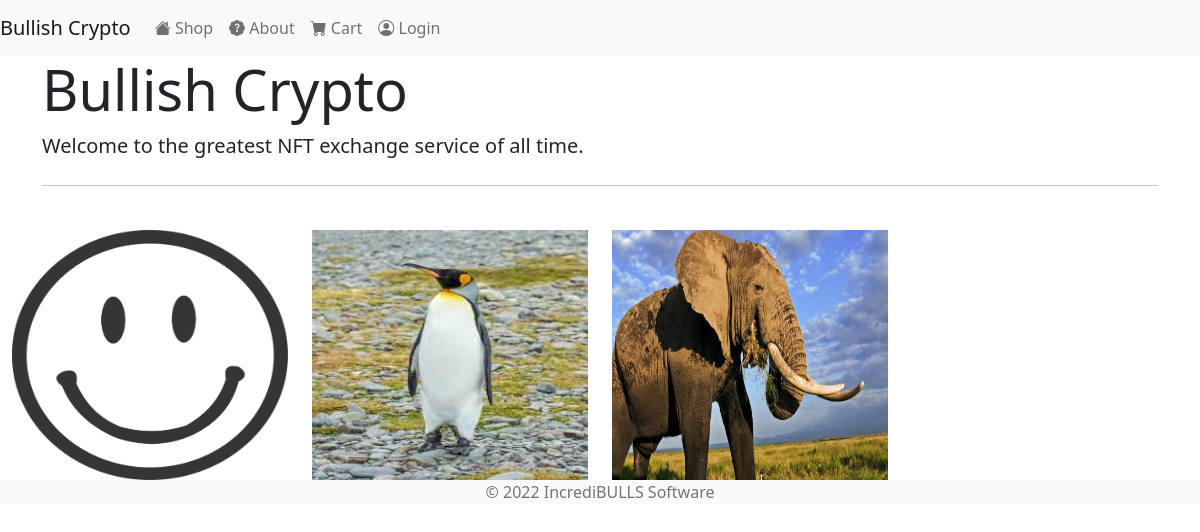
/shop/, run on an earlier commit of the app's database.
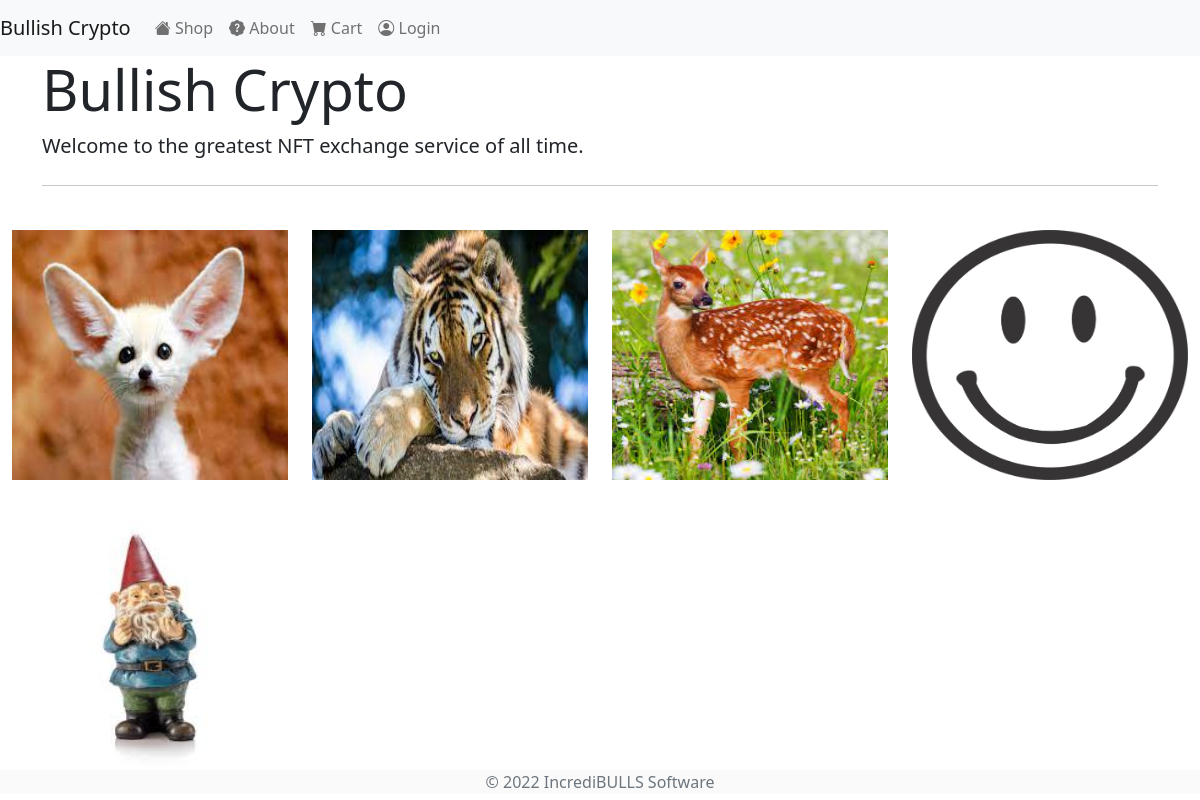
And on a later commit of the database.
### honeypot_project/shop/models.py (models this page shows)
class Product(models.Model):
    name = models.CharField(max_length=20)
    image = models.ImageField(upload_to = "static/images")
    price = models.CharField(max_length=20, default="100 ETH")
    description = models.CharField(max_length=300,default="default description")
    mintdate = models.DateField(default=datetime.now,blank=True)

### honeypot_project/shop/views.py (the view, shortened to what this page needs)
# urls.py: path('', views.shop, name='shop'),
def shop(request):
    product_list = Product.objects.all()
    template = loader.get_template('index.html')
    context = {'product_list': product_list,}
    request.META["REMOTE_ADDR"]
    return HttpResponse(template.render(context, request))

### templates/index.html (shortened to what this page needs)
<!DOCTYPE html>
<html>
<head>
	{%load static%}
	<link rel="stylesheet" type="text/css" href="{%static 'css/bootstrap.css'%}">
	<link rel="stylesheet" type="text/css" href="{%static 'css/style.css'%}">
	<link rel="stylesheet" href="https://cdn.jsdelivr.net/npm/bootstrap-icons@1.3.0/font/bootstrap-icons.css">
</head>
<body>
	<nav class="navbar navbar-expand-lg navbar-light bg-light">
		<a class="navbar-brand" href="#">Bullish Crypto</a>
		<div class="collapse navbar-collapse" id="navbarNav">
			<ul class="navbar-nav">
				<li class="nav-item active">
					<form action="/shop/" method="POST">
						<button style=" --bs-bg-opacity: 1;background-color: rgba(var(--bs-light-rgb), var(--bs-bg-opacity)) !important;border:none;" class="nav-link">	<i class="bi bi-house-fill"></i> Shop
						</button>
						</form>
				</li>
				<li class="nav-item">
					<a class="nav-link" href="/aboutus">
						<i class="bi bi-patch-question-fill"></i> About
					</a>
				</li>
			</ul>
			<ul class="navbar-nav ml-auto">
				<li class="nav-item">
					<a class="nav-link" href="/shop/shoppingcart">
						<i class="bi bi-cart-fill"></i> Cart
					</a>
				</li>
				{% if user.is_authenticated %}
				<li class="nav-item">
					<a class="nav-link">
						<i class="bi bi-person-circle"></i> {{user.username}}
					</a>
				</li>
				<li class="nav-item">
					<a class="nav-link" href="/logout/">
						<i class="bi bi-x-octagon-fill"></i> Logout
					</a>
				</li>
				{% else %}
				<li class="nav-item">
					<a class="nav-link" href="/login">
						<i class="bi bi-person-circle"></i> Login
					</a>
				</li>
				{%endif%}
			</ul>
		</div>
	</nav>
	<div class="jumbotron jumbotron-fluid">
		<div class="container">
			<h1 class="display-4">Bullish Crypto</h1>
			<p class="lead">Welcome to the greatest NFT exchange service of all time.</p>
			<hr class="my-4">
		</div>
	</div>
{% for product in product_list%}
{% if forloop.counter == 1  %}
<div class="container-fluid">
	<div class="row top-buffer">
{%endif%}
<div class="col-md-3 text-center top-buffer">
	<img  class="img-fluid" src="/{{product.image}}" data-toggle="modal" data-target="#{{product.name}}" style="width:300px;height:250px;">
</div>
{% if forloop.counter|divisibleby:4%}
	</div>
</div>
<div class="container-fluid">
	<div class="row top-buffer">
{%endif%}
{% endfor %}
</body>
	<footer class="footer">
		<div class="container">
			<div class="text-muted text-center">&copy; 2022 IncrediBULLS Software</div>
		</div>
	</footer>
</html>

### static/css/style.css (style rules this page uses)
.img-fluid { width: auto; height: auto; align-content: center; }
.navbar .navbar-nav { float: none; text-align: center; vertical-align: top; }
.navbar .navbar-collapse { text-align: center; }
.footer { position: sticky; bottom: 0; width: 100% height: auto; background-color: #f5f5f580 }
img { width: 100%; height: 100% }
.top-buffer { margin-top:20px; }

What changed in the data, as far as the page shows it:
removed Product: image (picture)
removed Product: image (picture)
added Product: image (picture)
added Product: image (picture)
added Product: image (picture)
added Product: image (picture)
